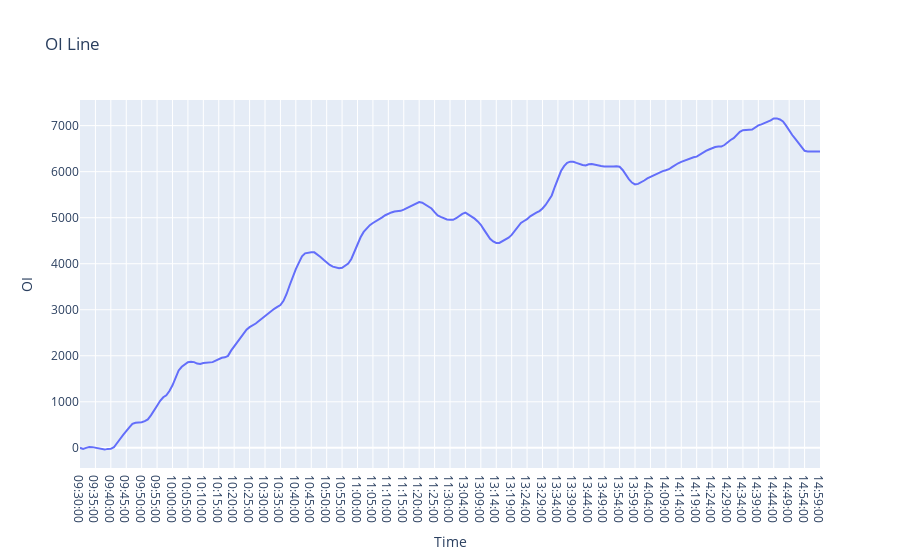

Write notebook code for a chart like this one.
### Code cell
# 看一下先高斯然后再采样分钟级别的效果

import pandas as pd
df = pd.read_csv('../dsp/oi_c_grid.csv')
df = df[~df.isna().any(axis=1)]
se_ts = pd.to_datetime(df['dt']).dt.time
se_oi = df['2.15']

line_plot = go.Figure()
line_plot.add_trace(go.Scatter(x=se_ts, y=se_oi, mode='lines', name='OI'))
line_plot.update_layout(
    title='OI Line',
    xaxis_title='Time',
    yaxis_title='OI',
    height=600,
)
pyo.iplot(line_plot)

### Figure 1 — Plotly figure (JSON) as saved in the notebook; plotly's stock layout.template omitted (floating-point values rounded to 4 significant figures; data arrays with more than 128 entries replaced by an {"elided": "..."} marker saying what was removed)
{"data": [{"mode": "lines", "name": "OI", "type": "scatter", "x": {"elided": "241 str values"}, "y": {"elided": "241 float values"}}], "layout": {"autosize": true, "title": {"text": "OI Line"}, "xaxis": {"autorange": true, "range": [0, 240], "title": {"text": "Time"}, "type": "category"}, "yaxis": {"autorange": true, "range": [-438.4, 7557.0], "title": {"text": "OI"}, "type": "linear"}}}
